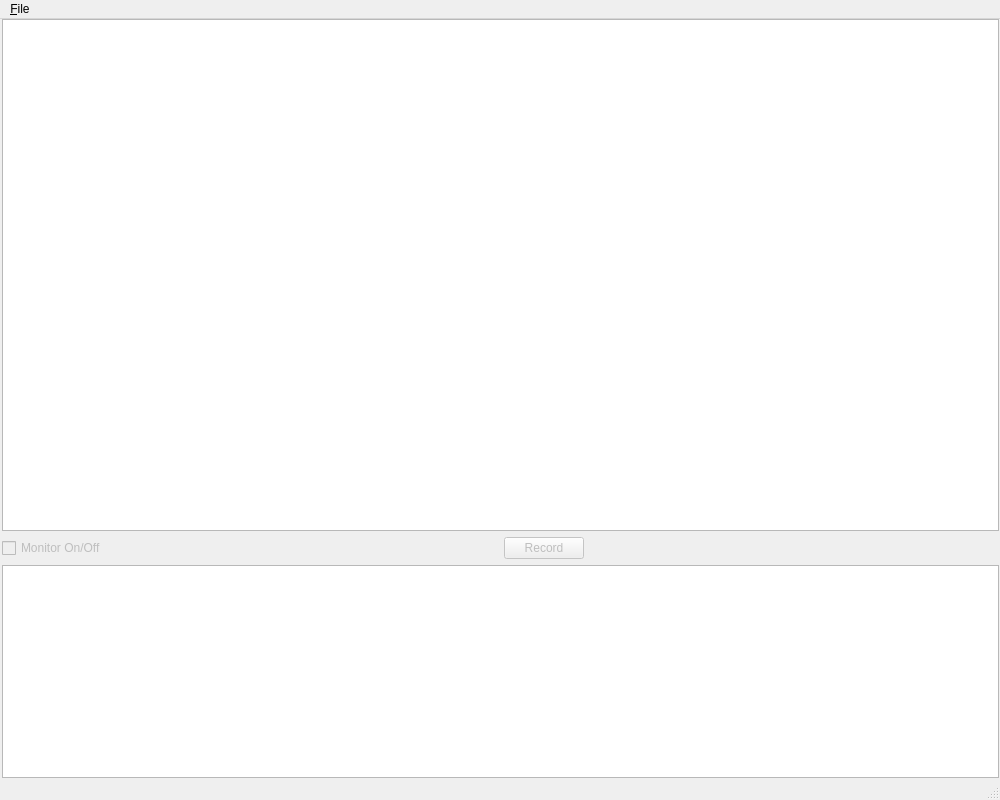
<?xml version="1.0" encoding="UTF-8"?>
<ui version="4.0">
 <class>MainWindow</class>
 <widget class="QMainWindow" name="MainWindow">
  <property name="geometry">
   <rect>
    <x>0</x>
    <y>0</y>
    <width>1000</width>
    <height>800</height>
   </rect>
  </property>
  <property name="windowTitle">
   <string>MainWindow</string>
  </property>
  <widget class="QWidget" name="centralwidget">
   <property name="baseSize">
    <size>
     <width>17</width>
     <height>0</height>
    </size>
   </property>
   <layout class="QGridLayout" name="gridLayout_2">
    <property name="leftMargin">
     <number>2</number>
    </property>
    <property name="topMargin">
     <number>0</number>
    </property>
    <property name="rightMargin">
     <number>1</number>
    </property>
    <property name="bottomMargin">
     <number>0</number>
    </property>
    <item row="3" column="0">
     <layout class="QHBoxLayout" name="horizontalLayout">
      <item alignment="Qt::AlignLeft">
       <widget class="QCheckBox" name="checkBox">
        <property name="enabled">
         <bool>false</bool>
        </property>
        <property name="text">
         <string>Monitor On/Off</string>
        </property>
       </widget>
      </item>
      <item alignment="Qt::AlignLeft">
       <widget class="QPushButton" name="pushButton">
        <property name="enabled">
         <bool>false</bool>
        </property>
        <property name="text">
         <string>Record</string>
        </property>
       </widget>
      </item>
     </layout>
    </item>
    <item row="1" column="0">
     <widget class="QGraphicsView" name="graphicsView">
      <property name="sizePolicy">
       <sizepolicy hsizetype="Preferred" vsizetype="Expanding">
        <horstretch>0</horstretch>
        <verstretch>12</verstretch>
       </sizepolicy>
      </property>
     </widget>
    </item>
    <item row="4" column="0">
     <widget class="QListView" name="listView">
      <property name="sizePolicy">
       <sizepolicy hsizetype="Expanding" vsizetype="Preferred">
        <horstretch>0</horstretch>
        <verstretch>5</verstretch>
       </sizepolicy>
      </property>
      <property name="isWrapping" stdset="0">
       <bool>false</bool>
      </property>
      <property name="resizeMode">
       <enum>QListView::Adjust</enum>
      </property>
      <property name="spacing">
       <number>5</number>
      </property>
      <property name="viewMode">
       <enum>QListView::IconMode</enum>
      </property>
     </widget>
    </item>
   </layout>
  </widget>
  <widget class="QMenuBar" name="menubar">
   <property name="geometry">
    <rect>
     <x>0</x>
     <y>0</y>
     <width>1000</width>
     <height>22</height>
    </rect>
   </property>
   <widget class="QMenu" name="menu_File">
    <property name="title">
     <string>&amp;File</string>
    </property>
    <addaction name="action_Camera_Information"/>
    <addaction name="action_Open_Camera"/>
    <addaction name="actionOpen_Video"/>
    <addaction name="action_Exit"/>
   </widget>
   <addaction name="menu_File"/>
  </widget>
  <widget class="QStatusBar" name="statusbar"/>
  <action name="action_Camera_Information">
   <property name="text">
    <string>Camera &amp;Information</string>
   </property>
  </action>
  <action name="action_Open_Camera">
   <property name="text">
    <string>&amp;Open Camera</string>
   </property>
  </action>
  <action name="action_Exit">
   <property name="text">
    <string>E&amp;xit</string>
   </property>
  </action>
  <action name="actionOpen_Video">
   <property name="text">
    <string>Open &amp;Video</string>
   </property>
  </action>
 </widget>
 <resources/>
 <connections/>
</ui>
